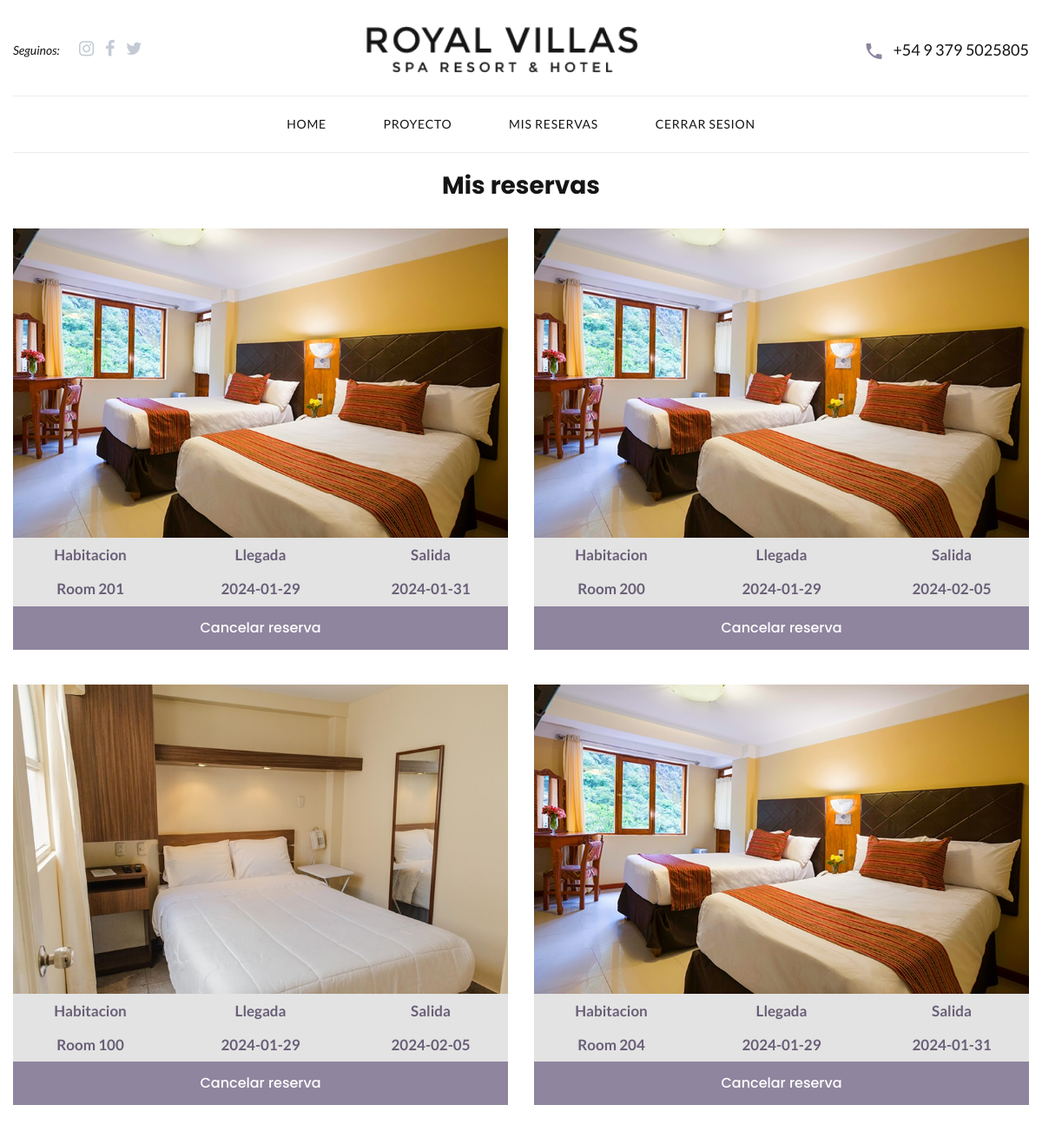
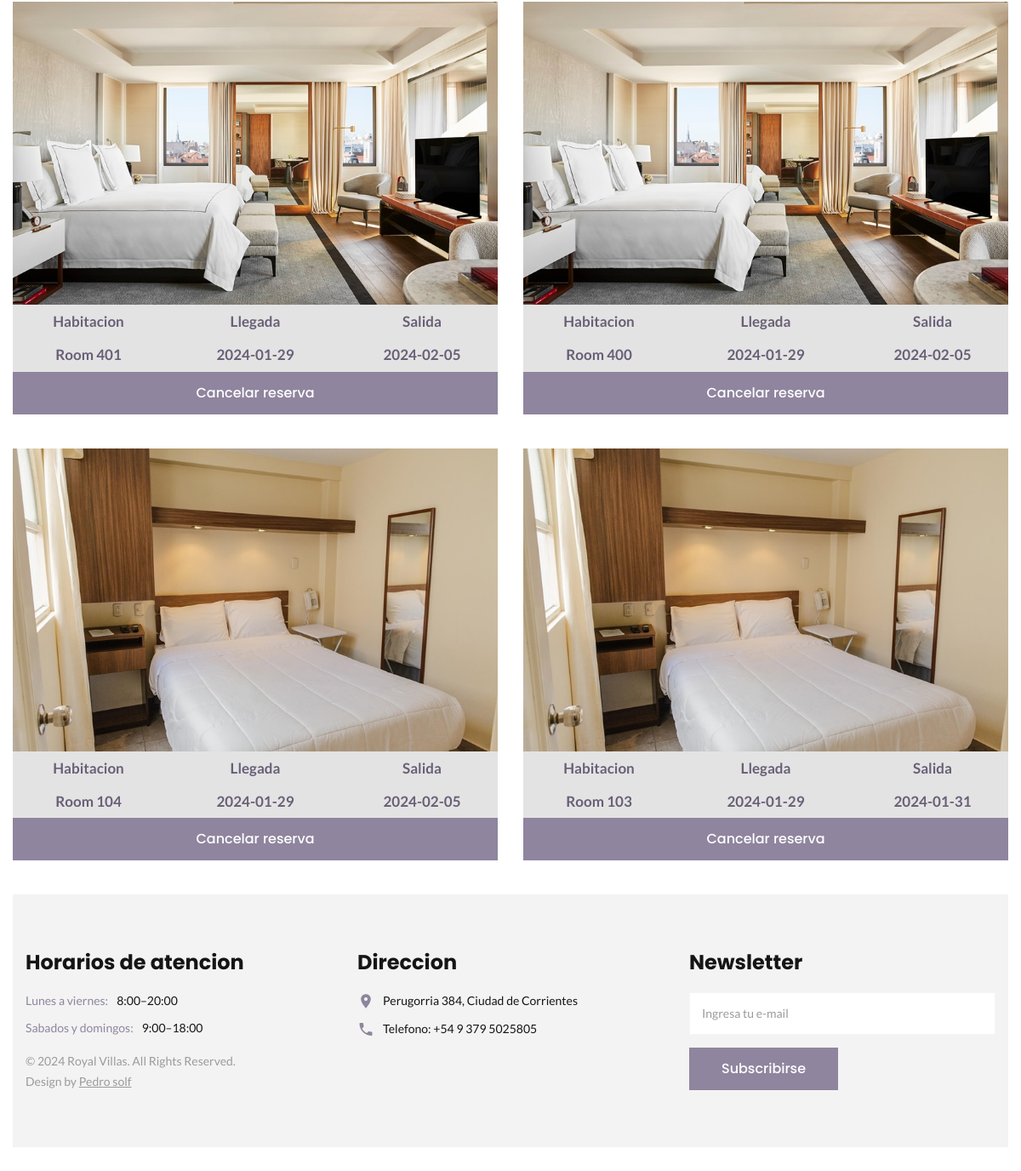
/account (signed in), run on the app's committed database (2 pictures, top to bottom).
### tables this page shows
CREATE TABLE `bookings` (
  `id` int(11) NOT NULL,
  `cod_book` varchar(50) NOT NULL,
  `date_in` date NOT NULL,
  `date_out` date NOT NULL,
  `id_room` int(11) NOT NULL,
  `id_user` int(11) NOT NULL,
  `date_book` timestamp NOT NULL DEFAULT current_timestamp() ON UPDATE current_timestamp(),
  `activo` int(11) NOT NULL DEFAULT 0
);

CREATE TABLE `room_type` (
  `id` int(11) NOT NULL,
  `description` varchar(100) NOT NULL,
  `capacity` int(11) NOT NULL DEFAULT 0,
  `total` int(11) NOT NULL DEFAULT 1,
  `img` varchar(500) DEFAULT NULL
);

CREATE TABLE `rooms` (
  `id` int(11) NOT NULL,
  `name` varchar(100) NOT NULL,
  `type` int(11) NOT NULL DEFAULT 1,
  `floor` varchar(200) NOT NULL,
  `price` float NOT NULL,
  `descripcion` text DEFAULT NULL
);

### config/Controller.php (called while the page is built, shortened)
<?php
    class Controller{
        public function loadModel(){
            $className = get_class($this);
            $pattern = "/Controller$/";
            $className = preg_replace($pattern, "", $className);
            $nameModel = $className . 'Model';
            $route = 'models/'. $nameModel . '.php';
            if (file_exists($route)){
                $this->model = new $nameModel();
            }
        }
    }
?>

### config/Conexion.php (called while the page is built)
<?php
    class Conexion{
        private $conn;
        public function __construct(){
            $pdo = "mysql:host=" . HOST . ";dbname=" . DATABASE . ";" . CHARSET;
            try {
                $this->conn = new PDO($pdo, USER, PASS);
                $this->conn->setAttribute(PDO::ATTR_ERRMODE, PDO::ERRMODE_EXCEPTION);
            } catch (PDOException $e) {
                echo "Error en conexion: ". $e->getMessage();
            }
        }
        public function getConn(){
            return $this->conn;
        }
    }
?>

### config/Query.php (called while the page is built, shortened)
<?php
    class Query extends Conexion{
        private $con, $pdo;
        public function __construct(){
            $this->con = new Conexion();
            $this->pdo = $this->con->getConn();
        }
        public function selectAll($sql){
            $result = $this->pdo->prepare($sql);
            $result->execute();
            return $result->fetchAll(PDO::FETCH_ASSOC);
        }
    }
?>

### config/Views.php (called while the page is built)
<?php
    class Views{
        public function getView($view, $data = ''){
            $view = 'views/' . $view . '.php';
            require $view;
        }
    }

### controllers/AccountController.php (called while the page is built, shortened)
<?php
    class AccountController extends Controller{
        public function index(){
            $data['book'] = $this->model->getMyBook($_SESSION['id_user']);
            $this->views->getView('account', $data);
        }
    }
?>

### models/AccountModel.php (called while the page is built, shortened)
<?php
    class AccountModel extends Query{
        public function getMyBook($id_user){
            return $this->selectAll("SELECT *
            FROM bookings AS a
            INNER JOIN rooms AS b
                ON a.id_room = b.id AND a.id_user = $id_user AND a.activo=0
            INNER JOIN room_type AS c
                ON b.type = c.id
            ORDER BY a.date_book DESC");
        }
    }
?>

### views/account.php (the view, shortened to what this page needs)
<!DOCTYPE html>
<html class="wide wow-animation" lang="en">
    <?php include_once 'parts/head.php'; ?>
    <body>
        <div class="text-center page">
            <?php include_once 'parts/header.php'; ?>
            <h3 class='page-title'>Mis reservas</h3>
            <div class="shell" style="min-height: 70vh">
                <div class="range">
                    <?php
                        foreach ($data['book'] as $item) {
                    ?>
                        <div class="cell-lg-6 mb-15">
                            <img src="<?php echo MAIN_URL.$item['img'];?>" alt="">
                            <div class="datos">
                                <div class="item">Habitacion</div>
                                <div class="item">Llegada</div>
                                <div class="item">Salida</div>
                            </div>
                            <div class="datos">
                                <div class="item"><?php echo $item['name']; ?></div>
                                <div class="item"><?php echo $item['date_in']; ?></div>
                                <div class="item"><?php echo $item['date_out']; ?></div>
                            </div>
                            <form action="<?php echo MAIN_URL.'account/delete';?>" method="POST" style="margin-bottom: 25px">
                                <button class="button button-primary button-square button-block button-effect-ujarak" type="submit" style="margin-top: 0;">
                                    <span>Cancelar reserva</span>
                                </button>
                            </form>
                        </div>
                    <?php
                        }
                    ?>
                </div>
            </div>
        <?php include_once 'parts/footer.php'; ?>
    </div>
  </body>
</html>

### index.php (shortened to what this page needs)
<?php
    $currentPageUrl = $_SERVER['REQUEST_URI'];
    $isAdminUrl = strpos($currentPageUrl, '/' . ADMIN) !== false;
    $route = empty($_GET['url']) ? 'index/index' : $_GET['url'];
    $arrayUrl = explode('/', $route);
    if ($isAdminUrl && (count($arrayUrl) == 1
    || (count($arrayUrl) == 2 && empty($arrayUrl[1])))
    && $arrayUrl[0] == ADMIN) {
        $controller = 'AdminController';
        $method = 'login';
    }else {
        $indexUrl = ($isAdminUrl) ? 1 : 0;
        $controller = ucfirst($arrayUrl[$indexUrl])."Controller";
        $method = 'index';
    }
    $param = '';
    $dirController = 'controllers/'. $controller. '.php';
    if (file_exists($dirController)){
        $controller = new $controller();
        if (method_exists($controller, $method)){
            $controller->$method($param);
        }else{
            echo "metodo no existe";
        }
    }else{
        echo "controlador no existe";
    }
?>

### views/parts/head.php (shortened to what this page needs)
<head>
    <link rel="stylesheet" href="<?php echo MAIN_URL;?>assets/css/bootstrap.css">
    <link rel="stylesheet" href="<?php echo MAIN_URL;?>assets/css/style.css">
    <link rel="stylesheet" href="//cdn.datatables.net/1.13.7/css/jquery.dataTables.min.css">
  </head>

### views/parts/header.php (shortened to what this page needs)
<header class="page-header" style="padding-bottom: 24px">
        <div class="rd-navbar-wrap">
          <nav class="rd-navbar rd-navbar-default-with-top-panel" data-layout="rd-navbar-fixed" data-sm-layout="rd-navbar-fixed" data-md-layout="rd-navbar-fullwidth" data-md-device-layout="rd-navbar-fixed" data-lg-layout="rd-navbar-fullwidth" data-lg-device-layout="rd-navbar-fullwidth" data-md-stick-up-offset="90px" data-lg-stick-up-offset="150px" data-stick-up="true" data-sm-stick-up="true" data-md-stick-up="true" data-lg-stick-up="true">
            <div class="rd-navbar-top-panel rd-navbar-collapse">
              <div class="rd-navbar-top-panel-inner">
                <div class="left-side">
                  <div class="group"><span class="text-italic">Seguinos:</span>
                    <ul class="list-inline">
                      <li><a class="icon icon-sm icon-secondary-5 fa fa-instagram" href="#"></a></li>
                      <li><a class="icon icon-sm icon-secondary-5 fa fa-facebook" href="#"></a></li>
                      <li><a class="icon icon-sm icon-secondary-5 fa fa-twitter" href="#"></a></li>
                    </ul>
                  </div>
                </div>
                <div class="center-side">
                  <div class="rd-navbar-brand fullwidth-brand"><a class="brand-name" href="<?php echo MAIN_URL;?>"><img src="<?php echo MAIN_URL;?>assets/images/logo-default-314x48.png" alt="" width="314" height="48"/></a></div>
                </div>
                <div class="right-side">
                  <div class="contact-info">
                    <div class="unit unit-middle unit-horizontal unit-spacing-xs">
                      <div class="unit__left"><span class="icon icon-primary text-middle mdi mdi-phone"></span></div>
                      <div class="unit__body"><a class="text-middle" href="tel:#">+54 9 379 5025805 </a></div>
                    </div>
                  </div>
                </div>
              </div>
            </div>
            <div class="rd-navbar-inner">
              <div class="rd-navbar-aside-right">
                <div class="rd-navbar-nav-wrap">
                  <div class="rd-navbar-nav-scroll-holder">
                    <ul class="rd-navbar-nav">
                      <li><a href="<?php echo MAIN_URL;?>">Home</a>
                      </li>
                      <li><a href="#">Proyecto</a>
                      </li>
                      <?php
                        if (!isset($_SESSION['log']) || $_SESSION['log'] !== true) {
                      ?>
                      <li><a href="<?php echo MAIN_URL;?>login">Login</a>
                      </li>
                      <li><a href="<?php echo MAIN_URL;?>register">Registrarse</a>
                      </li>
                      <?php
                      }else{
                      ?>
                      <li><a href="<?php echo MAIN_URL;?>account">Mis reservas</a>
                      </li>
                      <li><a href="<?php echo MAIN_URL;?>login/out">Cerrar sesion</a>
                      </li>
                      <?php } ?>
                    </ul>
                  </div>
                </div>
              </div>
            </div>
          </nav>
        </div>
      </header>

### views/parts/footer.php (shortened to what this page needs)
<footer class="page-footer text-left text-sm-left">
        <div class="shell-wide">
          <div class="page-footer-minimal">
            <div class="shell-wide">
              <div class="range range-50">
                <div class="cell-sm-6 cell-md-3 cell-lg-4 wow fadeInUp" data-wow-delay=".1s">
                  <div class="page-footer-minimal-inner">
                    <h4>Horarios de atencion</h4>
                    <ul class="list-unstyled">
                      <li>
                        <div class="group-xs">
                          <div>
                            <dl class="list-desc">
                              <dt>Lunes a viernes: </dt>
                              <dd class="text-gray-darker"><span>8:00–20:00</span></dd>
                            </dl>
                          </div>
                          <div>
                            <dl class="list-desc">
                              <dt>Sabados y domingos: </dt>
                              <dd class="text-gray-darker"><span>9:00–18:00</span></dd>
                            </dl>
                          </div>
                        </div>
                      </li>
                      <li>
                        <p class="rights"><span>&copy;&nbsp;</span><span>2024</span><span>&nbsp;</span><span class="copyright-year"></span>Royal Villas. All Rights Reserved.<br/> Design by <a href="https://pedrosolf.online" target="_blank">Pedro solf</a></p>
                      </li>
                    </ul>
                  </div>
                </div>
                <div class="cell-sm-6 cell-md-5 cell-lg-4 wow fadeInUp" data-wow-delay=".2s">
                  <div class="page-footer-minimal-inner">
                    <h4>Direccion</h4>
                    <ul class="list-unstyled">
                      <li>
                        <dl class="list-desc">
                          <dt><span class="icon icon-sm mdi mdi-map-marker"></span></dt>
                          <dd><a class="link link-gray-darker" href="#">Perugorria 384, Ciudad de Corrientes</a></dd>
                        </dl>
                      </li>
                      <li>
                        <dl class="list-desc">
                          <dt><span class="icon icon-sm mdi mdi-phone"></span></dt>
                          <dd class="text-gray-darker">Telefono: <a class="link link-gray-darker" href="tel:#">+54 9 379 5025805 </a>
                          </dd>
                        </dl>
                      </li>
                    </ul>
                  </div>
                </div>
                <div class="cell-sm-8 cell-md-4 wow fadeInUp" data-wow-delay=".3s">
                  <div class="page-footer-minimal-inner-subscribe">
                    <h4>Newsletter</h4>
                    <form class="rd-mailform rd-mailform-inline form-center" data-form-output="form-output-global" data-form-type="subscribe" method="post" action="bat/rd-mailform.php">
                      <div class="form-wrap">
                        <input class="form-input" id="subscribe-email" type="email" name="email" data-constraints="@Email @Required">
                        <label class="form-label" for="subscribe-email">Ingresa tu e-mail</label>
                      </div>
                      <button class="button button-primary-2 button-effect-ujarak button-square" type="submit"><span>Subscribirse</span></button>
                    </form>
                  </div>
                </div>
              </div>
            </div>
          </div>
        </div>
      </footer>

### data on the page
bookings: room_type.img (picture), id_room.name "Room 201", date_in "2024-01-29", date_out "2024-01-31"
bookings: room_type.img (picture), id_room.name "Room 200", date_in "2024-01-29", date_out "2024-02-05"
bookings: room_type.img (picture), id_room.name "Room 100", date_in "2024-01-29", date_out "2024-02-05"
bookings: room_type.img (picture), id_room.name "Room 204", date_in "2024-01-29", date_out "2024-01-31"
bookings: room_type.img (picture), id_room.name "Room 401", date_in "2024-01-29", date_out "2024-02-05"
bookings: room_type.img (picture), id_room.name "Room 400", date_in "2024-01-29", date_out "2024-02-05"
bookings: room_type.img (picture), id_room.name "Room 104", date_in "2024-01-29", date_out "2024-02-05"
bookings: room_type.img (picture), id_room.name "Room 103", date_in "2024-01-29", date_out "2024-01-31"
